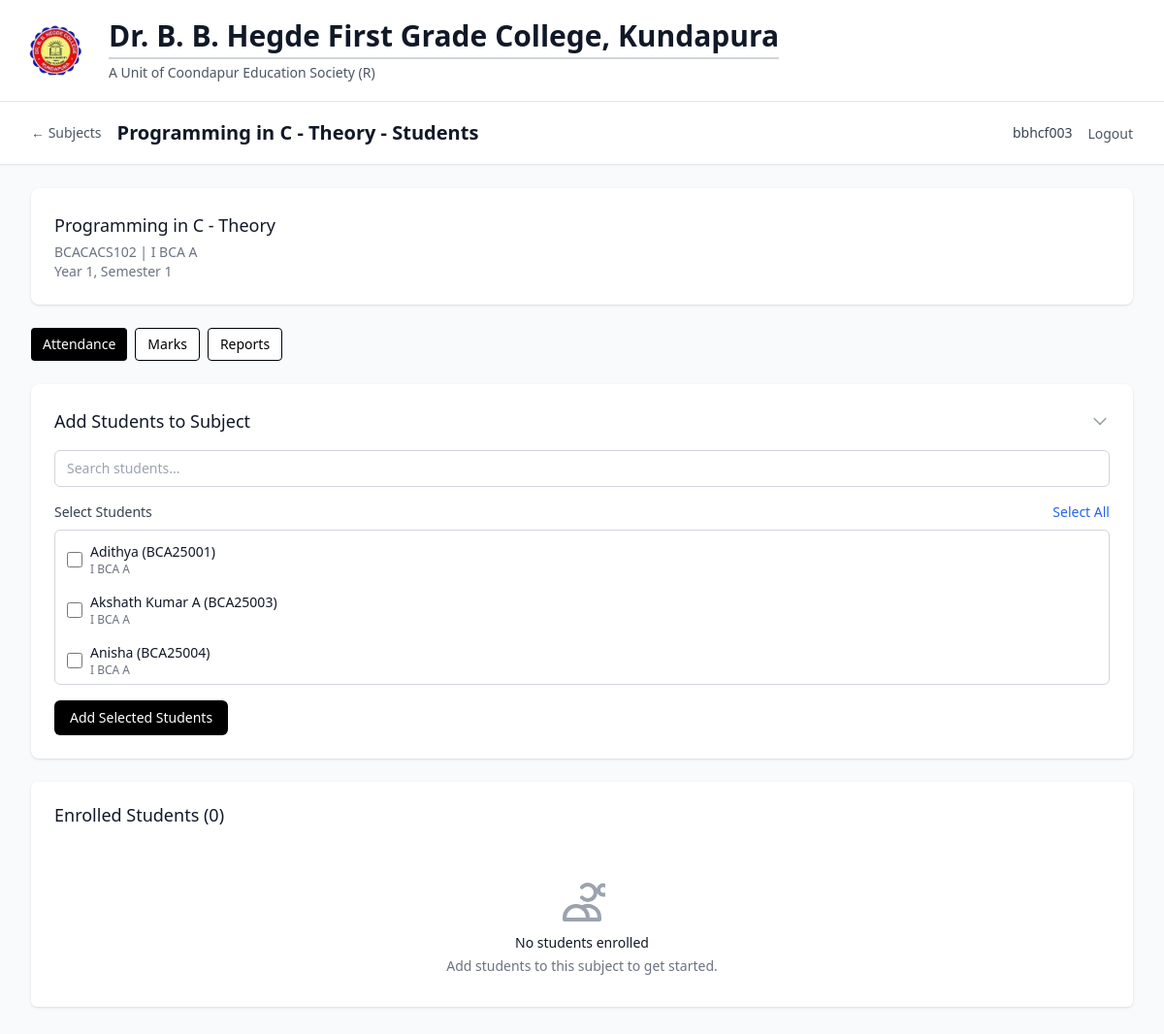
The page /lecturer/subjects/1/students (signed in) on the database its author committed.
### models/academic.py (models this page shows, shortened)
class Subject(db.Model):
    __tablename__ = 'subject'
    id = db.Column(db.Integer, primary_key=True)
    name = db.Column(db.String(100), nullable=False)
    code = db.Column(db.String(20), nullable=False, index=True)
    course_id = db.Column(db.Integer, db.ForeignKey('course.id'), nullable=False)
    semester = db.Column(db.Integer, nullable=False)
    year = db.Column(db.Integer, nullable=False)
    credits = db.Column(db.Integer, default=3)
    description = db.Column(db.Text, nullable=True)
    created_at = db.Column(db.DateTime, default=datetime.utcnow)
    is_active = db.Column(db.Boolean, default=True)
    assignments = db.relationship('SubjectAssignment', backref='subject', lazy='dynamic')
    enrollments = db.relationship('StudentEnrollment', backref='subject', lazy='dynamic')
    attendance_records = db.relationship('AttendanceRecord', backref='subject', lazy='dynamic')
    monthly_summaries = db.relationship('MonthlyAttendanceSummary', backref='subject', lazy='dynamic')
    student_marks = db.relationship('StudentMarks', backref='subject', lazy='dynamic')
    __table_args__ = (db.UniqueConstraint('code', 'course_id', name='unique_subject_code_per_course'),)

class Course(db.Model):
    __tablename__ = 'course'
    id = db.Column(db.Integer, primary_key=True)
    name = db.Column(db.String(100), nullable=False)
    code = db.Column(db.String(20), unique=True, nullable=False, index=True)
    description = db.Column(db.Text, nullable=True)
    duration_years = db.Column(db.Integer, default=3, nullable=False)
    total_semesters = db.Column(db.Integer, default=6, nullable=False)
    created_at = db.Column(db.DateTime, default=datetime.utcnow)
    is_active = db.Column(db.Boolean, default=True)
    students = db.relationship('Student', backref='course', lazy='dynamic')
    subjects = db.relationship('Subject', backref='course', lazy='dynamic')

### models/student.py (models this page shows, shortened)
class Student(db.Model):
    __tablename__ = 'student'
    id = db.Column(db.Integer, primary_key=True)
    roll_number = db.Column(db.String(20), unique=True, nullable=False, index=True)
    name = db.Column(db.String(100), nullable=False)
    course_id = db.Column(db.Integer, db.ForeignKey('course.id'), nullable=False)
    academic_year = db.Column(db.Integer, nullable=False)
    current_semester = db.Column(db.Integer, default=1)
    email = db.Column(db.String(120), unique=True, nullable=True)
    phone = db.Column(db.String(15), nullable=True)
    address = db.Column(db.Text, nullable=True)
    date_of_birth = db.Column(db.Date, nullable=True)
    admission_date = db.Column(db.Date, default=datetime.utcnow().date())
    created_at = db.Column(db.DateTime, default=datetime.utcnow)
    is_active = db.Column(db.Boolean, default=True)
    enrollments = db.relationship('StudentEnrollment', backref='student', lazy='dynamic')
    attendance_records = db.relationship('AttendanceRecord', backref='student', lazy='dynamic')
    marks = db.relationship('StudentMarks', backref='student', lazy='dynamic')

### routes/auth.py (the view)
        def decorated_function(*args, **kwargs):
            if not SessionManager.is_authenticated(session):
                flash('Please log in to access this page', 'error')
                return redirect(url_for('auth.index'))
            if user_type:
                if user_type == 'management' and not SessionManager.is_management(session):
                    flash('Access denied. Management login required.', 'error')
                    return redirect(url_for('auth.management_login'))
                elif user_type == 'lecturer' and not SessionManager.is_lecturer(session):
                    flash('Access denied. Lecturer login required.', 'error')
                    return redirect(url_for('auth.lecturer_login'))
            return f(*args, **kwargs)

### templates/lecturer/subject_students.html (shortened to what this page needs)
{% extends "base.html" %}
{% block content %}
<div class="min-h-screen bg-gray-50">
    <nav class="bg-white shadow-sm border-b border-gray-200">
        <div class="max-w-7xl mx-auto px-4 sm:px-6 lg:px-8">
            <div class="flex justify-between items-center h-16">
                <div class="flex items-center space-x-2 sm:space-x-4 min-w-0 flex-1">
                    <a href="{{ url_for('lecturer.subjects') }}" class="text-sm text-gray-600 hover:text-black flex-shrink-0">← Subjects</a>
                    <h1 class="text-sm sm:text-xl font-semibold text-gray-900 truncate">{{ subject.name }} - Students</h1>
                </div>
                <div class="hidden md:flex items-center space-x-4">
                    <span class="text-sm text-gray-700">{{ current_user.username }}</span>
                    <form method="POST" action="{{ url_for('auth.logout') }}" class="inline">
                        <button type="submit" class="text-sm text-gray-600 hover:text-black">Logout</button>
                    </form>
                </div>
            </div>
        </div>
    </nav>
    <div class="max-w-7xl mx-auto py-4 sm:py-6 px-4 sm:px-6 lg:px-8">
        <div class="bg-white shadow rounded-lg mb-4 sm:mb-6">
            <div class="px-4 py-4 sm:p-6">
                <h3 class="text-base sm:text-lg font-medium text-gray-900 truncate">{{ subject.name }}</h3>
                <p class="text-xs sm:text-sm text-gray-500 mt-1">{{ subject.code }} | {{ subject.course.name if subject.course else 'N/A' }}</p>
                <p class="text-xs sm:text-sm text-gray-500">Year {{ subject.year }}, Semester {{ subject.semester }}</p>
            </div>
        </div>
        <div class="flex flex-wrap gap-2 mb-4 sm:mb-6">
            <a href="{{ url_for('lecturer.attendance_management', subject_id=subject.id) }}"
               class="inline-flex items-center px-3 py-1.5 bg-black text-white rounded text-sm font-medium hover:bg-gray-800 active:bg-gray-900">
                Attendance
            </a>
            <a href="{{ url_for('lecturer.marks_management', subject_id=subject.id) }}"
               class="inline-flex items-center px-3 py-1.5 border border-black text-black bg-white rounded text-sm font-medium hover:bg-gray-50 active:bg-gray-100">
                Marks
            </a>
            <a href="{{ url_for('lecturer.subject_reports', subject_id=subject.id) }}"
               class="inline-flex items-center px-3 py-1.5 border border-black text-black bg-white rounded text-sm font-medium hover:bg-gray-50 active:bg-gray-100">
                Reports
            </a>
        </div>
        <div class="bg-white shadow rounded-lg mb-4 sm:mb-6">
            <div class="px-4 py-4 sm:p-6">
                <button onclick="toggleAddStudents()" class="flex items-center justify-between w-full text-left">
                    <h3 class="text-base sm:text-lg font-medium text-gray-900">Add Students to Subject</h3>
                    <svg id="add-students-icon" class="h-5 w-5 text-gray-400 transform transition-transform" fill="none" stroke="currentColor" viewBox="0 0 24 24">
                        <path stroke-linecap="round" stroke-linejoin="round" stroke-width="2" d="M19 9l-7 7-7-7"></path>
                    </svg>
                </button>
                <div id="add-students-form" class="mt-4 hidden sm:block">
                    <form method="POST" action="{{ url_for('lecturer.add_students_to_subject', subject_id=subject.id) }}">
                        <div class="mb-4">
                            <input type="text" id="student-search" placeholder="Search students..."
                                   class="w-full px-3 py-2 border border-gray-300 rounded-md text-sm focus:outline-none focus:ring-black focus:border-black">
                        </div>
                        <div class="mb-4">
                            <div class="flex items-center justify-between mb-2">
                                <label class="block text-sm font-medium text-gray-700">Select Students</label>
                                <button type="button" id="add-select-all-btn" class="text-xs sm:text-sm text-blue-600 hover:text-blue-800" onclick="toggleSelectAllAdd()">Select All</button>
                            </div>
                            <div class="max-h-40 overflow-y-auto border border-gray-300 rounded-md p-2">
                                {% for student in all_students %}
                                {% set is_enrolled = student in students %}
                                <div class="student-item flex items-center mb-2 p-1 hover:bg-gray-50 rounded"
                                     data-name="{{ student.name.lower() }}" data-roll="{{ student.roll_number.lower() }}">
                                    <input type="checkbox" name="student_ids" value="{{ student.id }}"
                                           id="student_{{ student.id }}" {% if is_enrolled %}disabled{% endif %}
                                           class="h-4 w-4 text-black focus:ring-black border-gray-300 rounded flex-shrink-0 add-student-checkbox">
                                    <label for="student_{{ student.id }}" class="ml-2 text-xs sm:text-sm text-gray-900 {% if is_enrolled %}text-gray-400{% endif %} cursor-pointer flex-1 min-w-0">
                                        <div class="truncate">{{ student.name }} ({{ student.roll_number }})</div>
                                        <div class="text-xs text-gray-500 truncate">{{ student.course.name if student.course else 'N/A' }}</div>
                                    </label>
                                </div>
                                {% endfor %}
                            </div>
                        </div>
                        <button type="submit" class="w-full sm:w-auto bg-black text-white px-4 py-2 rounded-md hover:bg-gray-800 focus:outline-none focus:ring-2 focus:ring-offset-2 focus:ring-black text-sm">
                            Add Selected Students
                        </button>
                    </form>
                </div>
            </div>
        </div>
        <div class="bg-white shadow overflow-hidden sm:rounded-md">
            <div class="px-4 py-4 sm:py-5 sm:px-6">
                <div class="flex items-center justify-between">
                    <h3 class="text-base sm:text-lg leading-6 font-medium text-gray-900">
                        Enrolled Students ({{ students|length }})
                    </h3>
                </div>
            </div>
            {% if students %}
            <form method="POST" action="{{ url_for('lecturer.remove_students_from_subject', subject_id=subject.id) }}">
                <input type="hidden" name="csrf_token" value="{{ csrf_token() }}"/>
                <div class="px-4 pb-4 sm:px-6">
                    <input type="text" id="enrolled-student-search" placeholder="Search enrolled students..."
                           class="w-full px-3 py-2 border border-gray-300 rounded-md text-sm focus:outline-none focus:ring-black focus:border-black">
                </div>
                <ul class="divide-y divide-gray-200 max-h-96 overflow-y-auto">
                    {% for student in students %}
                    <li class="enrolled-student-item px-4 py-3 sm:px-6"
                        data-name="{{ student.name.lower() }}" data-roll="{{ student.roll_number.lower() }}">
                        <div class="flex items-center justify-between">
                            <div class="flex items-center min-w-0 flex-1">
                                <input type="checkbox" name="student_ids" value="{{ student.id }}"
                                       class="h-4 w-4 text-black focus:ring-black border-gray-300 rounded flex-shrink-0 student-checkbox">
                                <div class="ml-3 min-w-0 flex-1">
                                    <p class="text-sm font-medium text-gray-900 truncate">{{ student.name }}</p>
                                    <p class="text-xs sm:text-sm text-gray-500 truncate">{{ student.roll_number }} | {{ student.course.name if student.course else 'N/A' }}</p>
                                    <p class="text-xs text-gray-500">Year {{ student.academic_year }}, Sem {{ student.current_semester }}</p>
                                </div>
                            </div>
                            <div class="text-xs sm:text-sm text-gray-500 ml-2 flex-shrink-0">
                                {% set attendance_pct = subject.get_attendance_percentage(student.id) %}
                                <div class="text-right">
                                    <div>{{ "%.2f"|format(attendance_pct) }}%</div>
                                    <div class="text-xs text-gray-400">Attendance</div>
                                </div>
                            </div>
                        </div>
                    </li>
                    {% endfor %}
                </ul>
                <div class="px-4 py-3 bg-gray-50 sm:px-6">
                    <div class="flex flex-col sm:flex-row sm:justify-between sm:items-center space-y-2 sm:space-y-0">
                        <div class="text-sm text-gray-600">
                            <span id="selected-count">0</span> students selected
                        </div>
                        <button type="submit" onclick="return confirmRemove()"
                                class="w-full sm:w-auto bg-red-600 text-white px-4 py-2 rounded-md hover:bg-red-700 focus:outline-none focus:ring-2 focus:ring-offset-2 focus:ring-red-500 text-sm">
                            Remove Selected Students
                        </button>
                    </div>
                </div>
            </form>
            {% else %}
            <div class="px-4 py-8 sm:px-6 text-center">
                <svg class="mx-auto h-12 w-12 text-gray-400" fill="none" stroke="currentColor" viewBox="0 0 24 24">
                    <path stroke-linecap="round" stroke-linejoin="round" stroke-width="2" d="M12 4.354a4 4 0 110 5.292M15 21H3v-1a6 6 0 0112 0v1zm0 0h6v-1a6 6 0 00-9-5.197m13.5-9a2.5 2.5 0 11-5 0 2.5 2.5 0 015 0z"></path>
                </svg>
                <h3 class="mt-2 text-sm font-medium text-gray-900">No students enrolled</h3>
                <p class="mt-1 text-sm text-gray-500">Add students to this subject to get started.</p>
            </div>
            {% endif %}
        </div>
    </div>
</div>
{% endblock %}

### rows shown on the page
Subject: name "Programming in C - Theory", code "BCACACS102", year "1", semester "1"
Course: course "I BCA A"
Student: name "Adithya", roll_number "BCA25001", course "I BCA A"
Student: name "Akshath Kumar A", roll_number "BCA25003", course "I BCA A"
Student: name "Anisha", roll_number "BCA25004", course "I BCA A"

### other values the page prints
{{ current_user.username }} "bbhcf003"
{{ students|length }} "0"
